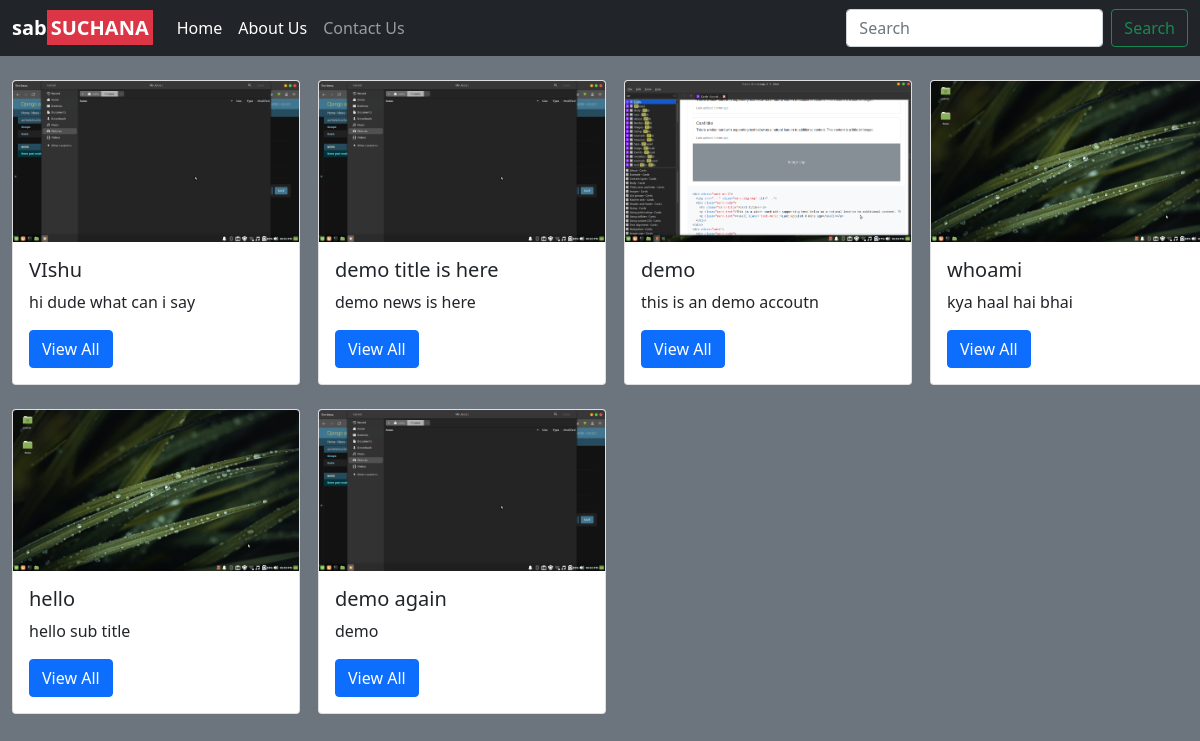
The page / on the database its author committed.
### news/models.py (models this page shows)
class NewsPostModel(models.Model):
    news_title = models.CharField(max_length=150)
    post_time = models.DateTimeField(auto_now_add=True)
    sub_title = models.CharField(max_length=250)
    news_image = models.ImageField(upload_to="news/",max_length=259)
    news_discription = models.TextField(null=True , blank=True)
    news_slug = AutoSlugField(populate_from='news_title')
    newsCategory = models.ForeignKey(News_Category,on_delete=models.CASCADE,null=True,blank=True)

### news/views.py (the view)
# urls.py: path("", views.home),
def home(req):
    all_news = NewsPostModel.objects.all()
    return render(req,'news/index.html',{"all_news":all_news})

### templates/news/index.html (shortened to what this page needs)
{% extends 'base.html' %} {% block body %}
  <div class="row">
    {% for a in all_news %}
    <div class="col-sm-12 col-md-4 col-xs-12 col-lg-3 mt-4 px-4">
      <div class="card" style="width: 18rem">
        <img src="media/{{a.news_image}}" class="card-img-top" alt="..." />
        <div class="card-body">
          <h5 class="card-title">{{a.news_title}}</h5>
          <p class="card-text">{{a.sub_title}}</p>
          <a href="{{a.news_slug}}" class="btn btn-primary ">View All</a>
        </div>
      </div>
    </div>
    {% endfor %}
  </div>
{% endblock body %}

### templates/base.html (shortened to what this page needs)
{% load static %}
<!DOCTYPE html>
<html>
  <head>
    <link
      rel="stylesheet"
      href=" {% static 'assets/css/bootstrap.min.css' %} "
    />
    <link rel="stylesheet" href="{% static 'assets/css/style.css' %}" />
  </head>
  <body class="bg-secondary">
    <header>
      <nav class="navbar navbar-expand-lg navbar-dark bg-dark menu">
  <div class="container-fluid">
    <a class="navbar-brand" href="/"> <b> sab<span class="bg-danger p-1">SUCHANA</span></b></a>
    <div class="collapse navbar-collapse" id="navbarSupportedContent">
      <ul class="navbar-nav me-auto mb-2 mb-lg-0">
        <li class="nav-item">
          <a class="nav-link active" aria-current="page" href="/">Home</a>
        </li>
        <li class="nav-item">
          <a class="nav-link active" aria-current="page" href="#">About Us</a>
        </li>
        <li class="nav-item">
          <a class="nav-link " aria-current="page" href="#">Contact Us</a>
        </li>
      </ul>
      <form class="d-flex">
        <input class="form-control me-2" type="search" placeholder="Search" aria-label="Search">
        <button class="btn btn-outline-success" type="submit">Search</button>
      </form>
    </div>
  </div>
</nav>
    </header>
  </body>
{% block body %}{% endblock body %}
</html>

### static/assets/css/style.css (style rules this page uses)
a { color: #cc6060; text-decoration: none; }
.menu { padding-left: 0px; background: #519ac5fc; }

### rows shown on the page
NewsPostModel: news_image (picture), news_title "VIshu", sub_title "hi dude what can i say"
NewsPostModel: news_image (picture), news_title "demo title is here", sub_title "demo news is here"
NewsPostModel: news_image (picture), news_title "demo", sub_title "this is an demo accoutn"
NewsPostModel: news_image (picture), news_title "whoami", sub_title "kya haal hai bhai"
NewsPostModel: news_image (picture), news_title "hello", sub_title "hello sub title"
NewsPostModel: news_image (picture), news_title "demo again", sub_title "demo"
